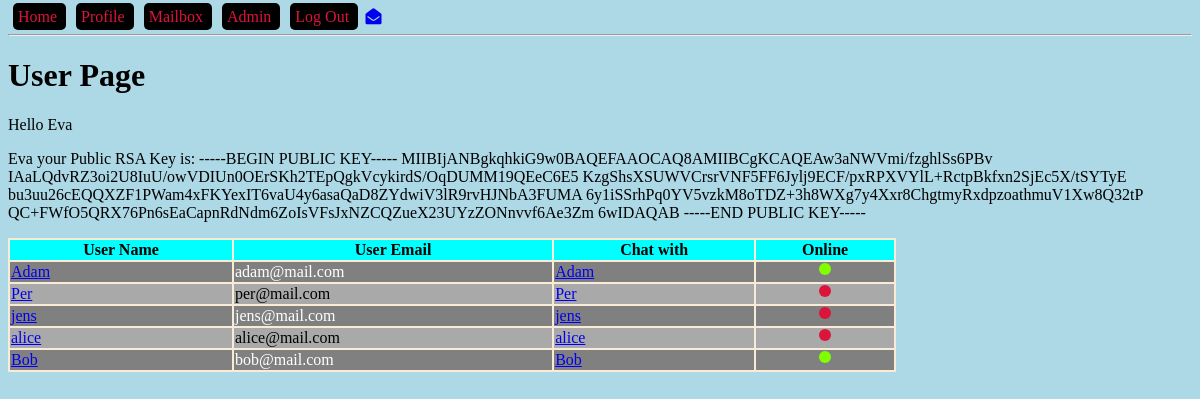
The page /profile (signed in) on the database its author committed.
### models.py (models this page shows, shortened)
class User(db.Model):
    id = db.Column(db.Integer, primary_key=True, autoincrement=True)
    name = db.Column(db.String(150))
    email = db.Column(db.String(150), unique=True)
    password = db.Column(db.String(100))
    public_rsa = db.Column(db.Text)
    admin = db.Column(db.BOOLEAN, default=False)
    online = db.Column(db.BOOLEAN, default=False)
    sent_messages = db.relationship('Message', backref='sender', lazy=True)
    recv_messages = db.relationship('Message', secondary=message_recv, lazy='subquery',
                                    backref=db.backref('receivers', lazy=True))

### blueprints/user/__init__.py (the view)
@bp_user.get('/profile')
@login_required
def user_get():
    users = get_all_but_current_user()
    return render_template("user.html", users=users)

### app.py (called while the page is built)
def create_app():
    app = Flask(__name__)
    app.config['SECRET_KEY'] = '123secret'
    app.config['SQLALCHEMY_TRACK_MODIFICATIONS'] = False
    app.config['SQLALCHEMY_DATABASE_URI'] = 'sqlite:///db.sqlite'
    db.init_app(app)
    login_manager = LoginManager()
    login_manager.init_app(app)
    @login_manager.user_loader
    def load_user(user_id):
        from models import User
        user = User.query.filter_by(id=user_id).first()
        return user
    from blueprints.open import bp_open
    app.register_blueprint(bp_open)
    from blueprints.user import bp_user
    app.register_blueprint(bp_user)
    from blueprints.api import bp_api
    app.register_blueprint(bp_api, url_prefix='/api/v1.0')
    from blueprints.admin import bp_admin
    app.register_blueprint(bp_admin)
    from blueprints.ajax import bp_ajax
    app.register_blueprint(bp_ajax)
    return app

### controllers/user_controller.py (called while the page is built)
def get_all_but_current_user():
    from models import User
    user = current_user
    return User.query.filter(User.id != user.id).all()

### templates/user.html (shortened to what this page needs)
{% extends "base-template.html" %}
{% block content %}
    <h1 id="main-heading">User Page</h1>
    <p>Hello {{ current_user.name }}</p>
    <p>{{ current_user.name }} your Public RSA Key is: {{ current_user.public_rsa }}</p>
    <table>
        <tr>
            <th>User Name</th>
            <th>User Email</th>
            <th>Chat with</th>
            <th>Online</th>
        </tr>
        {% for user in users %}
            <tr>
                <td><a href="{{ url_for('bp_user.message_get', user_id=user.id) }}">{{ user.name }}</a></td>
                <td>{{ user.email }}</td>
                <td><a href="{{ url_for('bp_user.chat_get', user_id=user.id) }}">{{ user.name }}</a></td>
                <td class="center-content">
                    {% if user.online %}
                        <div class="circle online"></div>
                    {% else %}
                        <div class="circle offline"></div>
                    {% endif %}
                </td>
            </tr>
        {% endfor %}
    </table>
{% endblock %}

### static/css/main.css (style rules this page uses)
body { background-color: lightblue; }
table { width: 75%; background-color: antiquewhite; }
th { background: aqua; }
tr:nth-child(odd) { background: darkgrey; }
tr:nth-child(even) { background: grey; color: white; }
.center-content { display:flex; align-items: center; align-content: center; }
.circle { margin: 0 auto; width: 12px; height: 12px; border-radius: 50%; }
.online { background: chartreuse; }
.offline { background: crimson; }

### rows shown on the page
User: name "Eva", public_rsa "-----BEGIN PUBLIC KEY----- MIIBIjANBgkqhkiG9w0BAQEFAAOCAQ8AMIIBCgKCAQEAw3aNWVmi/fzghlSs6PBv IAaLQdvRZ3oi2U8IuU/owVDIUn0OErSKh2TEpQgkVcykirdS/OqDUMM19QEeC6E5 KzgShsXSUWVCrsrVNF5FF6Jylj9ECF/pxRPXVYlL+RctpBkfxn2SjEc5X/tSYTyE bu3uu26cEQQXZF1PWam4xFKYexIT6vaU4y6asaQaD8ZYdwiV3lR9rvHJNbA3FUMA 6y1iSSrhPq0YV5vzkM8oTDZ+3h8WXg7y4Xxr8ChgtmyRxdpzoathmuV1Xw8Q32tP QC+FWfO5QRX76Pn6sEaCapnRdNdm6ZoIsVFsJxNZCQZueX23UYzZONnvvf6Ae3Zm 6wIDAQAB -----END PUBLIC KEY-----"
User: name "Adam", email "adam@mail.com", online True (drawn)
User: name "Per", email "per@mail.com", online False (drawn)
User: name "jens", email "jens@mail.com", online False (drawn)
User: name "alice", email "alice@mail.com", online False (drawn)
User: name "Bob", email "bob@mail.com", online True (drawn)
